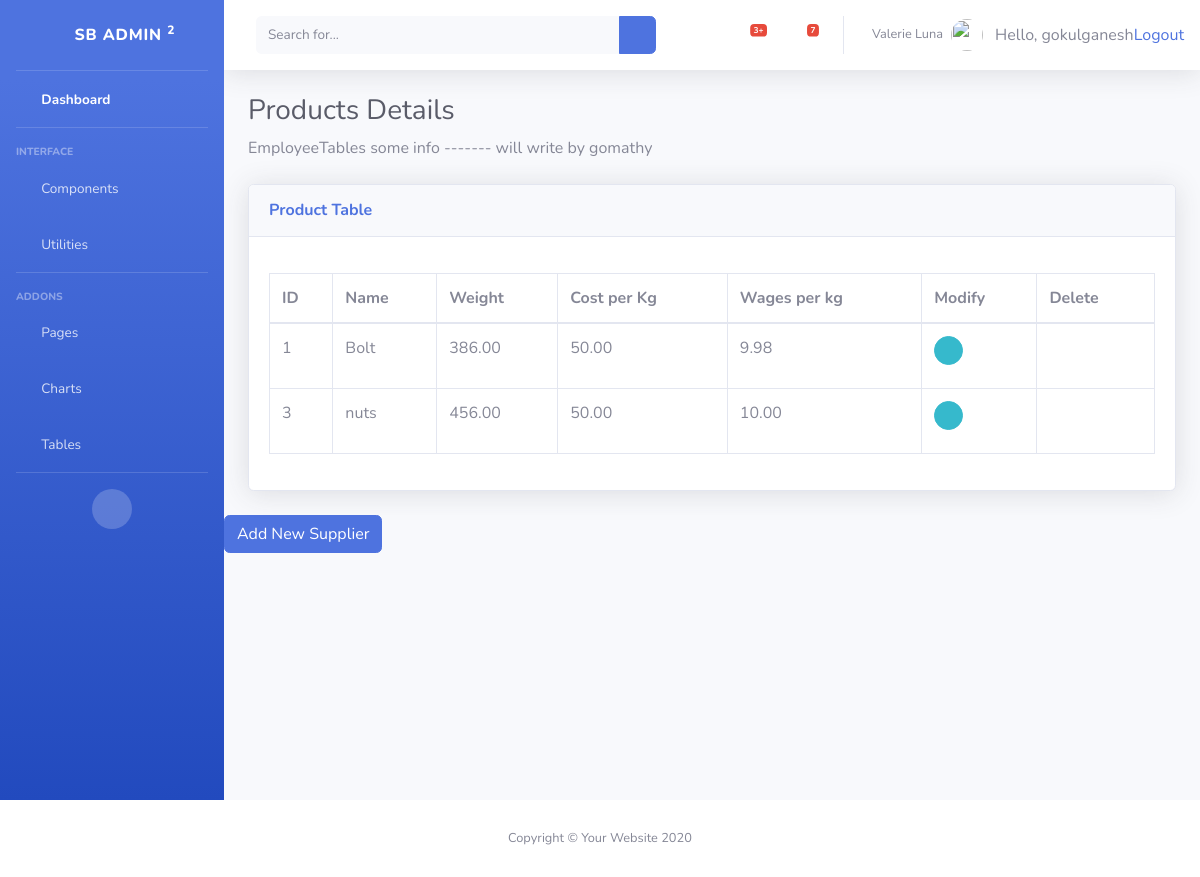
The app's page /product_details/ (signed in) with its own data.
### inventory/models.py (models this page shows, shortened)
class Products(models.Model):
	name 	= models.CharField("Product Name", max_length=30)
	cost 	= models.DecimalField(max_digits=10, decimal_places=2, default=0) # cost per Kg
	wages 	= models.DecimalField(max_digits=10, decimal_places=2, default=0) # wages per Kg
	weight 	= models.DecimalField(max_digits=10, decimal_places=2, default=0) # weight of the products in kg

### inventory/views.py (the view)
# urls.py: path('product_details/',views.product_details,name='product_details'),
def product_details(request):
	pro = Products.objects.all()
	return render(request, 'inventory/product_details.html', { 'pro': pro })

### inventory/templates/inventory/product_details.html (shortened to what this page needs)
{% extends 'inventory/base.html' %}
{% load static %}
{% block body %}
<h1 class="h3 mb-2 text-gray-800"> Products Details </h1>
          <p class="mb-4">EmployeeTables some info ------- will write by gomathy  </p>
          <div class="card shadow mb-4">
            <div class="card-header py-3">
              <h6 class="m-0 font-weight-bold text-primary">Product Table</h6>
            </div>
            <div class="card-body">
              <div class="table-responsive">
                <table class="table table-bordered" id="dataTable" width="100%" cellspacing="0">
                  <thead>
                    <tr>
                      <th>ID</th>
                      <th>Name</th>
                      <th>Weight</th>
                      <th>Cost per Kg</th>
                      <th>Wages per kg</th>
                      <th>Modify</th>
                      <th>Delete</th>
                    </tr>
                  </thead>
                  <tbody>
            <ul>
						{% for p in pro %}
						<tr>
                <td>{{ p.id     }} </td>
						    <td>{{ p.name   }} </td>
						    <td>{{ p.weight }} </td>
						    <td>{{ p.cost   }} </td>
                <td>{{ p.wages  }} </td>
                <td>
                    <a href="{% url 'inventory:edit_product' p.id %}" class="btn btn-info btn-circle btn-sm">
                      <i class="fas fa-info-circle"></i>
                    </a>
                </td>
                <td>
                <div class="nav-item dropdown no-arrow mx-1" align="center">
                    <a class="nav-link dropdown-toggle" href="{% url 'inventory:delete_product' p.id %}"
                      id="alertsDropdown" role="button"
                      data-toggle="dropdown" aria-haspopup="true" aria-expanded="false">
                      <i class="fas fa-trash"></i>
                    </a>
                </div>
                </td>
						</tr>
						{% endfor %}
						</ul>
                  </tbody>
                </table>
              </div>
            </div>
          </div>
        </div>
        <div class="button-group">
              <a href="{% url 'inventory:add_product' %}" class="btn btn-primary" role="button">
              Add New Supplier </a>
        </div>
      </div>
</div>
{% endblock %}

### inventory/templates/inventory/base.html (shortened to what this page needs)
{% load static %}
<!DOCTYPE html>
<html lang="en">
<head>
  <link href="{% static 'Dashboard/vendor/fontawesome-free/css/all.min.css' %}" rel="stylesheet" type="text/css">
  <link href="{% static 'Dashboard/css/sb-admin-2.min.css' %}" rel="stylesheet">
  <link href="{% static 'Dashboard/vendor/datatables/dataTables.bootstrap4.min.css' %}" rel="stylesheet">
</head>
<body id="page-top">
  <div id="wrapper">
    <ul class="navbar-nav bg-gradient-primary sidebar sidebar-dark accordion" id="accordionSidebar">
      <a class="sidebar-brand d-flex align-items-center justify-content-center" href="index.html">
        <div class="sidebar-brand-icon rotate-n-15">
          <i class="fas fa-laugh-wink"></i>
        </div>
        <div class="sidebar-brand-text mx-3">SB Admin <sup>2</sup></div>
      </a>
      <hr class="sidebar-divider my-0">
      <li class="nav-item active">
        <a class="nav-link" href="index.html">
          <i class="fas fa-fw fa-tachometer-alt"></i>
          <span>Dashboard</span></a>
      </li>
      <hr class="sidebar-divider">
      <div class="sidebar-heading">
        Interface
      </div>
      <li class="nav-item">
        <a class="nav-link collapsed" href="#" data-toggle="collapse" data-target="#collapseTwo" aria-expanded="true" aria-controls="collapseTwo">
          <i class="fas fa-fw fa-cog"></i>
          <span>Components</span>
        </a>
      </li>
      <li class="nav-item">
        <a class="nav-link collapsed" href="#" data-toggle="collapse" data-target="#collapseUtilities" aria-expanded="true" aria-controls="collapseUtilities">
          <i class="fas fa-fw fa-wrench"></i>
          <span>Utilities</span>
        </a>
      </li>
      <hr class="sidebar-divider">
      <div class="sidebar-heading">
        Addons
      </div>
      <li class="nav-item">
        <a class="nav-link collapsed" href="#" data-toggle="collapse" data-target="#collapsePages"
        aria-expanded="true" aria-controls="collapsePages">
          <i class="fas fa-fw fa-folder"></i>
          <span>Pages</span>
        </a>
      </li>
      <li class="nav-item">
        <a class="nav-link" href="#">
          <i class="fas fa-fw fa-chart-area"></i>
          <span>Charts</span></a>
      </li>
      <li class="nav-item">
        <a class="nav-link" href="tables.html">
          <i class="fas fa-fw fa-table"></i>
          <span>Tables</span></a>
      </li>
      <hr class="sidebar-divider d-none d-md-block">
      <div class="text-center d-none d-md-inline">
        <button class="rounded-circle border-0" id="sidebarToggle"></button>
      </div>
    </ul>
    <div id="content-wrapper" class="d-flex flex-column">
      <div id="content">
        <nav class="navbar navbar-expand navbar-light bg-white topbar mb-4 static-top shadow">
          <form class="d-none d-sm-inline-block form-inline mr-auto ml-md-3 my-2 my-md-0 mw-100 navbar-search">
            <div class="input-group">
              <input type="text" class="form-control bg-light border-0 small" placeholder="Search for..." aria-label="Search" aria-describedby="basic-addon2">
              <div class="input-group-append">
                <button class="btn btn-primary" type="button">
                  <i class="fas fa-search fa-sm"></i>
                </button>
              </div>
            </div>
          </form>
          <ul class="navbar-nav ml-auto">
            <li class="nav-item dropdown no-arrow mx-1">
              <a class="nav-link dropdown-toggle" href="#" id="alertsDropdown" role="button" data-toggle="dropdown" aria-haspopup="true" aria-expanded="false">
                <i class="fas fa-bell fa-fw"></i>
                <span class="badge badge-danger badge-counter">3+</span>
              </a>
            </li>
            <li class="nav-item dropdown no-arrow mx-1">
              <a class="nav-link dropdown-toggle" href="#" id="messagesDropdown" role="button" data-toggle="dropdown" aria-haspopup="true" aria-expanded="false">
                <i class="fas fa-envelope fa-fw"></i>
                <span class="badge badge-danger badge-counter">7</span>
              </a>
            </li>
            <li class="nav-item dropdown no-arrow">
              <a class="nav-link dropdown-toggle" href="#" id="userDropdown" role="button" data-toggle="dropdown" aria-haspopup="true" aria-expanded="false">
                <span class="mr-2 d-none d-lg-inline text-gray-600 small">Valerie Luna</span>
                <img class="img-profile rounded-circle" src="https://source.unsplash.com/QAB-WJcbgJk/60x60">
              </a>
            </li>
          </ul>
          <span> Hello, {{ request.user}}</span>
          <span><a href="{% url 'inventory:logout' %}"> Logout</a></span>
        </nav>
        <div class="container-fluid">
                {% block body %}
                {% endblock %}
        </div>
      <footer class="sticky-footer bg-white">
        <div class="container my-auto">
          <div class="copyright text-center my-auto">
            <span>Copyright &copy; Your Website 2020</span>
          </div>
        </div>
      </footer>
</body>
</html>

### records on screen
Products: id "1", name "Bolt", weight "386.00", cost "50.00", wages "9.98"
Products: id "3", name "nuts", weight "456.00", cost "50.00", wages "10.00"

### other values on screen
{{ request.user }} "gokulganesh"
